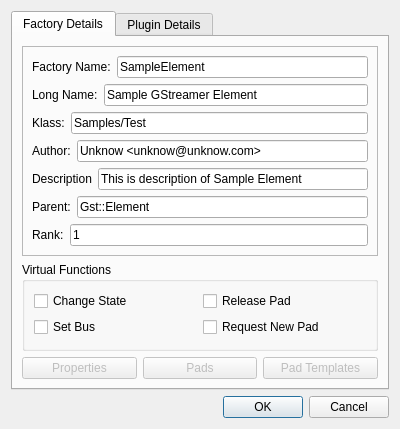
<?xml version="1.0" encoding="UTF-8"?>
<ui version="4.0">
 <class>PluginWizardDialog</class>
 <widget class="QDialog" name="PluginWizardDialog">
  <property name="geometry">
   <rect>
    <x>0</x>
    <y>0</y>
    <width>400</width>
    <height>378</height>
   </rect>
  </property>
  <property name="windowTitle">
   <string>Dialog</string>
  </property>
  <layout class="QGridLayout" name="gridLayout_3">
   <item row="1" column="0">
    <widget class="QTabWidget" name="tabWidget">
     <property name="currentIndex">
      <number>0</number>
     </property>
     <widget class="QWidget" name="tab_3">
      <attribute name="title">
       <string>Factory Details</string>
      </attribute>
      <layout class="QVBoxLayout" name="verticalLayout">
       <item>
        <widget class="QFrame" name="frame">
         <property name="frameShape">
          <enum>QFrame::StyledPanel</enum>
         </property>
         <property name="frameShadow">
          <enum>QFrame::Raised</enum>
         </property>
         <layout class="QVBoxLayout" name="verticalLayout_5">
          <item>
           <layout class="QHBoxLayout" name="horizontalLayout_31">
            <item>
             <widget class="QLabel" name="label_31">
              <property name="text">
               <string>Factory Name:</string>
              </property>
             </widget>
            </item>
            <item>
             <widget class="QLineEdit" name="factoryNameEdit">
              <property name="text">
               <string>SampleElement</string>
              </property>
             </widget>
            </item>
           </layout>
          </item>
          <item>
           <layout class="QHBoxLayout" name="horizontalLayout_33">
            <item>
             <widget class="QLabel" name="label_33">
              <property name="text">
               <string>Long Name:</string>
              </property>
             </widget>
            </item>
            <item>
             <widget class="QLineEdit" name="factoryLongNameEdit">
              <property name="text">
               <string>Sample GStreamer Element</string>
              </property>
             </widget>
            </item>
           </layout>
          </item>
          <item>
           <layout class="QHBoxLayout" name="horizontalLayout_32">
            <item>
             <widget class="QLabel" name="label_32">
              <property name="text">
               <string>Klass:</string>
              </property>
             </widget>
            </item>
            <item>
             <widget class="QLineEdit" name="factoryKlassEdit">
              <property name="text">
               <string>Samples/Test</string>
              </property>
             </widget>
            </item>
           </layout>
          </item>
          <item>
           <layout class="QHBoxLayout" name="horizontalLayout_30">
            <item>
             <widget class="QLabel" name="label_30">
              <property name="text">
               <string>Author:</string>
              </property>
             </widget>
            </item>
            <item>
             <widget class="QLineEdit" name="factoryAuthorEdit">
              <property name="text">
               <string>Unknow &lt;unknow@unknow.com&gt;</string>
              </property>
             </widget>
            </item>
           </layout>
          </item>
          <item>
           <layout class="QHBoxLayout" name="horizontalLayout_29">
            <item>
             <widget class="QLabel" name="label_29">
              <property name="text">
               <string>Description</string>
              </property>
             </widget>
            </item>
            <item>
             <widget class="QLineEdit" name="factoryDescriptionEdit">
              <property name="text">
               <string>This is description of Sample Element</string>
              </property>
             </widget>
            </item>
           </layout>
          </item>
          <item>
           <layout class="QHBoxLayout" name="horizontalLayout_28">
            <item>
             <widget class="QLabel" name="label_28">
              <property name="text">
               <string>Parent:</string>
              </property>
             </widget>
            </item>
            <item>
             <widget class="QLineEdit" name="factoryParentEdit">
              <property name="text">
               <string>Gst::Element</string>
              </property>
             </widget>
            </item>
           </layout>
          </item>
          <item>
           <layout class="QHBoxLayout" name="horizontalLayout_27">
            <item>
             <widget class="QLabel" name="label_27">
              <property name="text">
               <string>Rank:</string>
              </property>
             </widget>
            </item>
            <item>
             <widget class="QLineEdit" name="factoryRankEdit">
              <property name="text">
               <string>1</string>
              </property>
             </widget>
            </item>
           </layout>
          </item>
         </layout>
        </widget>
       </item>
       <item>
        <layout class="QVBoxLayout" name="verticalLayout_2">
         <item>
          <layout class="QHBoxLayout" name="horizontalLayout_4">
           <item>
            <widget class="QGroupBox" name="groupBox">
             <property name="title">
              <string>Virtual Functions</string>
             </property>
             <layout class="QGridLayout" name="gridLayout_2">
              <item row="2" column="1">
               <widget class="QCheckBox" name="virtualRequestNewPadCheckBox">
                <property name="text">
                 <string>Request New Pad</string>
                </property>
               </widget>
              </item>
              <item row="2" column="0">
               <widget class="QCheckBox" name="virtualSetBusCheckbox">
                <property name="text">
                 <string>Set Bus</string>
                </property>
               </widget>
              </item>
              <item row="1" column="1">
               <widget class="QCheckBox" name="virtualReleasePadCheckBox">
                <property name="text">
                 <string>Release Pad</string>
                </property>
               </widget>
              </item>
              <item row="1" column="0">
               <widget class="QCheckBox" name="virtualChangeStateCheckBox">
                <property name="text">
                 <string>Change State</string>
                </property>
               </widget>
              </item>
             </layout>
            </widget>
           </item>
          </layout>
         </item>
         <item>
          <layout class="QHBoxLayout" name="horizontalLayout">
           <item>
            <widget class="QPushButton" name="propertiesPushButton">
             <property name="enabled">
              <bool>false</bool>
             </property>
             <property name="text">
              <string>Properties</string>
             </property>
            </widget>
           </item>
           <item>
            <widget class="QPushButton" name="padsPushButton">
             <property name="enabled">
              <bool>false</bool>
             </property>
             <property name="text">
              <string>Pads</string>
             </property>
            </widget>
           </item>
           <item>
            <widget class="QPushButton" name="padTemplatesPushButton">
             <property name="enabled">
              <bool>false</bool>
             </property>
             <property name="text">
              <string>Pad Templates</string>
             </property>
            </widget>
           </item>
          </layout>
         </item>
        </layout>
       </item>
      </layout>
     </widget>
     <widget class="QWidget" name="tab">
      <attribute name="title">
       <string>Plugin Details</string>
      </attribute>
      <layout class="QGridLayout" name="gridLayout">
       <item row="0" column="0">
        <widget class="QFrame" name="frame_2">
         <property name="frameShape">
          <enum>QFrame::StyledPanel</enum>
         </property>
         <property name="frameShadow">
          <enum>QFrame::Raised</enum>
         </property>
         <layout class="QVBoxLayout" name="verticalLayout_4">
          <item>
           <layout class="QHBoxLayout" name="horizontalLayout_42">
            <item>
             <widget class="QLabel" name="label_42">
              <property name="text">
               <string>Name:</string>
              </property>
             </widget>
            </item>
            <item>
             <widget class="QLineEdit" name="pluginNameEdit">
              <property name="text">
               <string>SamplePlugin</string>
              </property>
             </widget>
            </item>
           </layout>
          </item>
          <item>
           <layout class="QHBoxLayout" name="horizontalLayout_41">
            <item>
             <widget class="QLabel" name="label_41">
              <property name="text">
               <string>Description:</string>
              </property>
             </widget>
            </item>
            <item>
             <widget class="QLineEdit" name="pluginDescriptionEdit">
              <property name="text">
               <string>Sample GStreamer Plugin</string>
              </property>
             </widget>
            </item>
           </layout>
          </item>
          <item>
           <layout class="QHBoxLayout" name="horizontalLayout_39">
            <item>
             <widget class="QLabel" name="label_39">
              <property name="text">
               <string>Plugin Path:</string>
              </property>
             </widget>
            </item>
            <item>
             <widget class="QLineEdit" name="pluginFileNameEdit"/>
            </item>
            <item>
             <widget class="QPushButton" name="selectPathPushButton">
              <property name="maximumSize">
               <size>
                <width>30</width>
                <height>16777215</height>
               </size>
              </property>
              <property name="text">
               <string>...</string>
              </property>
             </widget>
            </item>
           </layout>
          </item>
          <item>
           <layout class="QHBoxLayout" name="horizontalLayout_44">
            <item>
             <widget class="QLabel" name="label_44">
              <property name="text">
               <string>Version:</string>
              </property>
             </widget>
            </item>
            <item>
             <widget class="QLineEdit" name="pluginVersionEdit"/>
            </item>
           </layout>
          </item>
          <item>
           <layout class="QHBoxLayout" name="horizontalLayout_38">
            <item>
             <widget class="QLabel" name="label_38">
              <property name="text">
               <string>License:</string>
              </property>
             </widget>
            </item>
            <item>
             <widget class="QLineEdit" name="pluginLicenseEdit">
              <property name="text">
               <string>GPL</string>
              </property>
             </widget>
            </item>
           </layout>
          </item>
          <item>
           <layout class="QHBoxLayout" name="horizontalLayout_37">
            <item>
             <widget class="QLabel" name="label_37">
              <property name="text">
               <string>Source module:</string>
              </property>
             </widget>
            </item>
            <item>
             <widget class="QLineEdit" name="pluginSourceModuleEdit">
              <property name="text">
               <string>gst-plugins-custom</string>
              </property>
             </widget>
            </item>
           </layout>
          </item>
          <item>
           <layout class="QHBoxLayout" name="horizontalLayout_40">
            <item>
             <widget class="QLabel" name="label_40">
              <property name="text">
               <string>Source release date:</string>
              </property>
             </widget>
            </item>
            <item>
             <widget class="QLineEdit" name="pluginReleaseDateEdit"/>
            </item>
           </layout>
          </item>
          <item>
           <layout class="QHBoxLayout" name="horizontalLayout_43">
            <item>
             <widget class="QLabel" name="label_43">
              <property name="text">
               <string>Binary package:</string>
              </property>
             </widget>
            </item>
            <item>
             <widget class="QLineEdit" name="pluginPackageEdit">
              <property name="text">
               <string>GStreamer Sample plugin package</string>
              </property>
             </widget>
            </item>
           </layout>
          </item>
          <item>
           <layout class="QHBoxLayout" name="horizontalLayout_36">
            <item>
             <widget class="QLabel" name="label_36">
              <property name="text">
               <string>Origin URL:</string>
              </property>
             </widget>
            </item>
            <item>
             <widget class="QLineEdit" name="pluginOriginURLEdit">
              <property name="text">
               <string>http://your.website.com</string>
              </property>
             </widget>
            </item>
           </layout>
          </item>
         </layout>
        </widget>
       </item>
      </layout>
     </widget>
    </widget>
   </item>
   <item row="2" column="0">
    <widget class="QDialogButtonBox" name="buttonBox">
     <property name="orientation">
      <enum>Qt::Horizontal</enum>
     </property>
     <property name="standardButtons">
      <set>QDialogButtonBox::Cancel|QDialogButtonBox::Ok</set>
     </property>
    </widget>
   </item>
  </layout>
 </widget>
 <resources/>
 <connections>
  <connection>
   <sender>buttonBox</sender>
   <signal>accepted()</signal>
   <receiver>PluginWizardDialog</receiver>
   <slot>accept()</slot>
   <hints>
    <hint type="sourcelabel">
     <x>248</x>
     <y>254</y>
    </hint>
    <hint type="destinationlabel">
     <x>157</x>
     <y>274</y>
    </hint>
   </hints>
  </connection>
  <connection>
   <sender>buttonBox</sender>
   <signal>rejected()</signal>
   <receiver>PluginWizardDialog</receiver>
   <slot>reject()</slot>
   <hints>
    <hint type="sourcelabel">
     <x>316</x>
     <y>260</y>
    </hint>
    <hint type="destinationlabel">
     <x>286</x>
     <y>274</y>
    </hint>
   </hints>
  </connection>
 </connections>
</ui>
